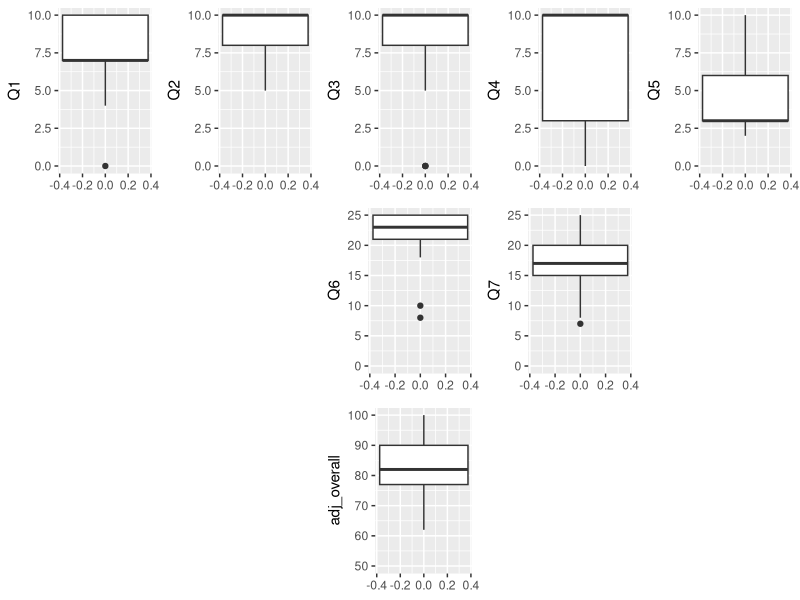

Generate this figure with R:
library("tidyverse")
library("gridExtra")

exam1_data <- read_csv("Exam grades.csv", col_names=TRUE)
colnames(exam1_data) <- c("student", "overall", "Q1", "Q2", "Q3", "Q4", "Q5", "Q6", "Q7")
head(exam1_data)

plot1 <- ggplot(exam1_data) 
plot2 <- ggplot(exam1_data %>% mutate(adj_overall = overall+8))
my_grobs = list(plot2 + geom_boxplot(aes(y=Q1)) + ylim(0,10),
                plot2 + geom_boxplot(aes(y=Q2)) + ylim(0,10),
                plot2 + geom_boxplot(aes(y=Q3)) + ylim(0,10),
                plot2 + geom_boxplot(aes(y=Q4)) + ylim(0,10),
                plot2 + geom_boxplot(aes(y=Q5)) + ylim(0,10),
                plot2 + geom_boxplot(aes(y=Q6)) + ylim(0,25),
                plot2 + geom_boxplot(aes(y=Q7)) + ylim(0,25),
                plot2 + geom_boxplot(aes(y=adj_overall)) + ylim(50,100))

lay <- rbind(c(1,2,3,4,5),
             c(NA,NA,6,7,NA),
             c(NA,NA,8,NA,NA))
dev.new()
grid.arrange(grobs = my_grobs, layout_matrix = lay)

View(exam1_data)
min(exam1_data$Q5)
sort(exam1_data$overall)
sort(exam1_data$overall + 8)
# exam1_data %>% mutate(adj_overall = overall+8) %>% filter(adj_overall<70)

exam1_data$student[exam1_data$overall + 8 <70]

my_grade <- function(hw, participation, exam1, exam2, final){
  return(100*(0.3*hw + 0.05*participation + 0.2*exam1 + 0.2*exam2 + 0.25*final))
}

my_grade(hw=0.97, participation=1, exam1=0.60, exam2=0.80, final=0.75)

